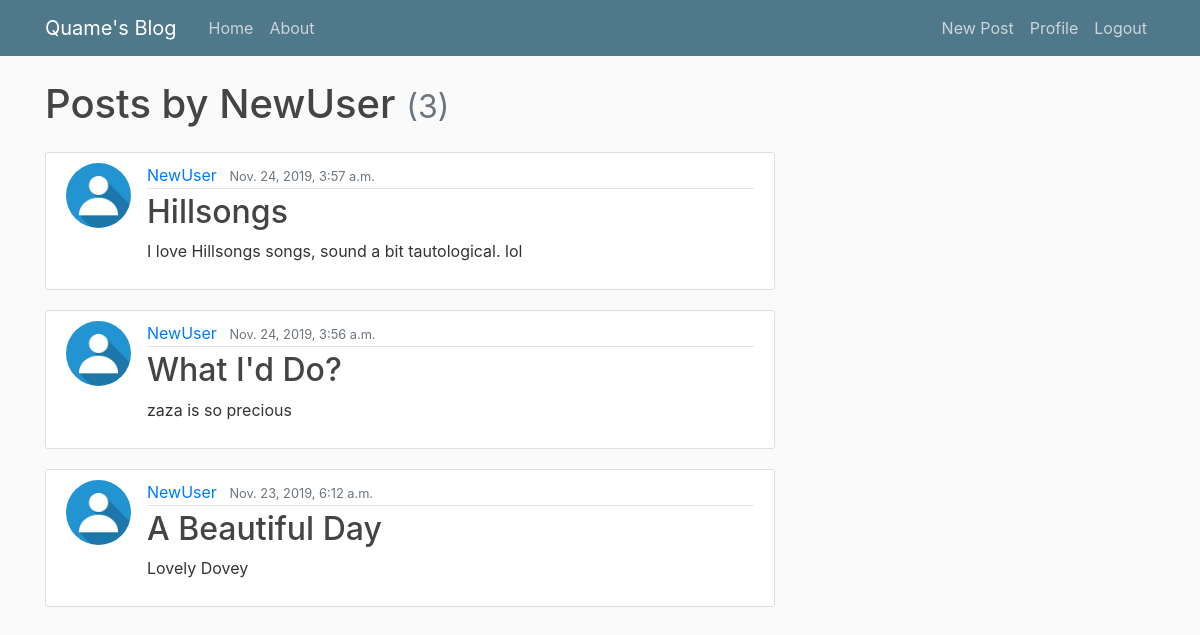
/user/NewUser (signed in), run on the app's committed database.
### blog/models.py (models this page shows, shortened)
class Post(models.Model):
    title = models.CharField(max_length=100)
    content = models.TextField(default="")
    date_posted = models.DateTimeField(default=timezone.now)
    author = models.ForeignKey(User, on_delete=models.CASCADE)

### users/models.py (models this page shows, shortened)
class Profile(models.Model):
    user = models.OneToOneField(User, on_delete=models.CASCADE)
    image = models.ImageField(default="default.jpg", upload_to="profile_pics/")

### blog/views.py (the view)
# urls.py: path('user/<str:username>', UserPostListView.as_view(), name="user-posts"),
class UserPostListView(ListView):
    model = Post
    template_name = "blog/user_posts.html"
    paginate_by = 5
    def get_queryset(self):
        user = get_object_or_404(User, username=self.kwargs.get('username'))
        return Post.objects.filter(author=user).order_by('-date_posted')

### blog/templates/blog/user_posts.html (shortened to what this page needs)
{%extends 'blog/base.html'%}
{% block content %}
    <h1 class="mb-4">
        Posts by {{view.kwargs.username}}
        <small class="text-muted">({{page_obj.paginator.count}})</small>
    </h1>
    {% for post in object_list %}
        <article class="media content-section">
         <img class="rounded-circle article-img" src="{{ post.author.profile.image.url }}">
          <div class="media-body">
            <div class="article-metadata">
              <a class="mr-2" href="{%url 'user-posts' post.author.username %}">{{ post.author }}</a>
              <small class="text-muted">{{ post.date_posted }}</small>
            </div>
            <h2><a class="article-title" href="{% url 'post-detail' post.id %}">{{ post.title }}</a></h2>
            <p class="article-content">{{ post.content|truncatechars:200 }}</p>
          </div>
        </article>
    {% endfor %}
{% endblock content %}

### blog/static/blog/main.css (style rules this page uses)
body { background: #fafafa; color: #333333; margin-top: 5rem; }
h1, h2, h3, h4, h5, h6 { color: #444444; }
.content-section { background: #ffffff; padding: 10px 20px; border: 1px solid #dddddd; border-radius: 3px; margin-bottom: 20px; }
.article-title { color: #444444; }
.article-content { white-space: pre-line; }
.article-img { height: 65px; width: 65px; margin-right: 16px; }
.article-metadata { padding-bottom: 1px; margin-bottom: 4px; border-bottom: 1px solid #e3e3e3 }

### data on the page
Post: author.profile.image (placeholder picture), author "NewUser", date_posted "Nov. 24, 2019, 3:57 a.m.", title "Hillsongs", content "I love Hillsongs songs, sound a bit tautological. lol"
Post: author.profile.image (placeholder picture), author "NewUser", date_posted "Nov. 24, 2019, 3:56 a.m.", title "What I'd Do?", content "zaza is so precious"
Post: author.profile.image (placeholder picture), author "NewUser", date_posted "Nov. 23, 2019, 6:12 a.m.", title "A Beautiful Day", content "Lovely Dovey"

### other printed values
{{ view.kwargs.username }} "NewUser"
{{ page_obj.paginator.count }} "3"
